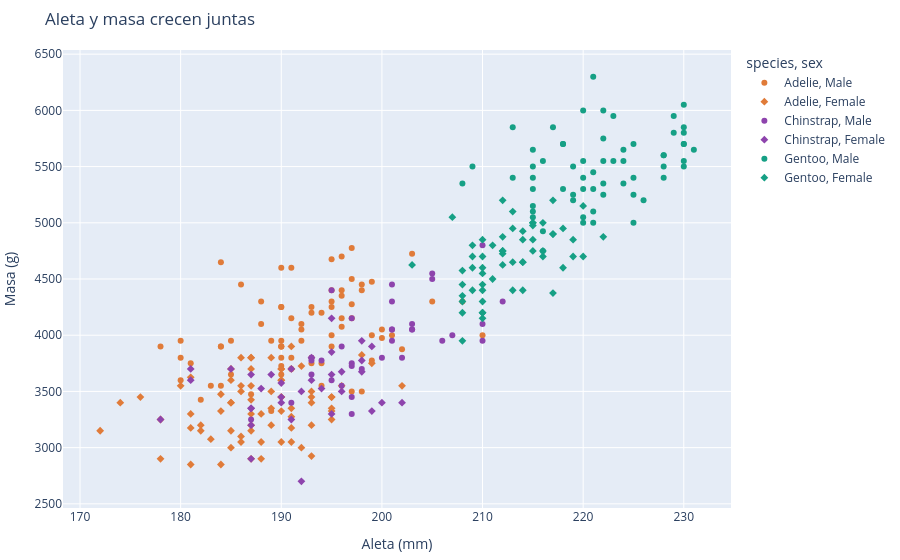

The code cell stored with this chart in its notebook:
### Markdown cell above
## 2. `app_v2` · Gráficos y tabla
Separamos **datos → figuras → layout**: cada función recibe un DataFrame y devuelve una figura. Luego el callback solo tendrá que volver a llamarlas con los datos filtrados.

**Insertar una gráfica en el HTML:** 1) crear la figura con Plotly Express, 2) ponerla en la página con `dcc.Graph(figure=fig)` dentro de un `html.Div`.

### Code cell
def fig_scatter(df):
    fig = px.scatter(df, x="flipper_length_mm", y="body_mass_g", color="species", symbol="sex",
                     color_discrete_map=COLORES_ESPECIE, hover_data=["island", "bill_length_mm"],
                     labels={"flipper_length_mm": "Aleta (mm)", "body_mass_g": "Masa (g)"},
                     title="Aleta y masa crecen juntas")
    return fig.update_layout(margin=dict(t=50, l=10, r=10, b=10))

def fig_hist(df):
    fig = px.histogram(df, x="body_mass_g", color="species", barmode="overlay", opacity=0.7,
                       color_discrete_map=COLORES_ESPECIE, labels={"body_mass_g": "Masa (g)"},
                       title="Distribución de masa por especie")
    return fig.update_layout(margin=dict(t=50, l=10, r=10, b=10))

tabla_cols = ["species", "island", "sex", "bill_length_mm", "bill_depth_mm", "flipper_length_mm", "body_mass_g"]
fig_scatter(penguins)

### Figure 1 — Plotly figure (JSON) as saved in the notebook; plotly's stock layout.template omitted (floating-point values rounded to 4 significant figures; data arrays with more than 128 entries replaced by an {"elided": "..."} marker saying what was removed)
{"data": [{"customdata": {"elided": "73x2 mixed values"}, "hovertemplate": "species=Adelie<br>sex=Male<br>Aleta (mm)=%{x}<br>Masa (g)=%{y}<br>island=%{customdata[0]}<br>bill_length_mm=%{customdata[1]}<extra></extra>", "legendgroup": "Adelie, Male", "marker": {"color": "#E07B39", "symbol": "circle"}, "mode": "markers", "name": "Adelie, Male", "orientation": "v", "showlegend": true, "type": "scatter", "x": [181.0, 190.0, 195.0, 191.0, 198.0, 197.0, 194.0, 180.0, 185.0, 180.0, 183.0, 180.0, 178.0, 184.0, 196.0, 190.0, 184.0, 195.0, 196.0, 190.0, 182.0, 191.0, 188.0, 200.0, 191.0, 193.0, 194.0, 195.0, 192.0, 192.0, 188.0, 198.0, 190.0, 197.0, 195.0, 184.0, 195.0, 196.0, 193.0, 194.0, 190.0, 189.0, 205.0, 186.0, 208.0, 196.0, 192.0, 203.0, 190.0, 184.0, 190.0, 197.0, 191.0, 197.0, 196.0, 199.0, 189.0, 198.0, 202.0, 199.0, 195.0, 210.0, 197.0, 199.0, 190.0, 200.0, 193.0, 187.0, 190.0, 185.0, 190.0, 193.0, 201.0], "xaxis": "x", "y": [3750.0, 3650.0, 4675.0, 3800.0, 4400.0, 4500.0, 4200.0, 3600.0, 3950.0, 3800.0, 3550.0, 3950.0, 3900.0, 3900.0, 4150.0, 3950.0, 4650.0, 3900.0, 4400.0, 4600.0, 3425.0, 4150.0, 4300.0, 4050.0, 3700.0, 3800.0, 3750.0, 4400.0, 4050.0, 3950.0, 4100.0, 4450.0, 3900.0, 4150.0, 4250.0, 3900.0, 4000.0, 4700.0, 4200.0, 3550.0, 3800.0, 3950.0, 4300.0, 4450.0, 4300.0, 4350.0, 4100.0, 4725.0, 4250.0, 3550.0, 3900.0, 4775.0, 4600.0, 4275.0, 4075.0, 3775.0, 3325.0, 3500.0, 3875.0, 4000.0, 4300.0, 4000.0, 3500.0, 4475.0, 3900.0, 3975.0, 4250.0, 3475.0, 3725.0, 3650.0, 4250.0, 3750.0, 4000.0], "yaxis": "y"}, {"customdata": {"elided": "73x2 mixed values"}, "hovertemplate": "species=Adelie<br>sex=Female<br>Aleta (mm)=%{x}<br>Masa (g)=%{y}<br>island=%{customdata[0]}<br>bill_length_mm=%{customdata[1]}<extra></extra>", "legendgroup": "Adelie, Female", "marker": {"color": "#E07B39", "symbol": "diamond"}, "mode": "markers", "name": "Adelie, Female", "orientation": "v", "showlegend": true, "type": "scatter", "x": [186.0, 195.0, 193.0, 181.0, 182.0, 185.0, 195.0, 184.0, 174.0, 189.0, 187.0, 187.0, 172.0, 178.0, 188.0, 195.0, 180.0, 181.0, 182.0, 186.0, 185.0, 190.0, 186.0, 190.0, 187.0, 186.0, 181.0, 185.0, 185.0, 184.0, 195.0, 190.0, 190.0, 196.0, 190.0, 191.0, 187.0, 189.0, 187.0, 191.0, 189.0, 190.0, 202.0, 185.0, 187.0, 190.0, 178.0, 192.0, 183.0, 193.0, 199.0, 181.0, 198.0, 193.0, 191.0, 188.0, 189.0, 187.0, 176.0, 186.0, 191.0, 191.0, 190.0, 193.0, 187.0, 191.0, 185.0, 193.0, 188.0, 192.0, 184.0, 195.0, 187.0], "xaxis": "x", "y": [3800.0, 3250.0, 3450.0, 3625.0, 3200.0, 3700.0, 3450.0, 3325.0, 3400.0, 3800.0, 3800.0, 3200.0, 3150.0, 3250.0, 3300.0, 3325.0, 3550.0, 3300.0, 3150.0, 3100.0, 3000.0, 3450.0, 3500.0, 3450.0, 2900.0, 3550.0, 2850.0, 3150.0, 3600.0, 2850.0, 3350.0, 3050.0, 3600.0, 3550.0, 3700.0, 3700.0, 3550.0, 3200.0, 3800.0, 3350.0, 3500.0, 3600.0, 3550.0, 3400.0, 3300.0, 3700.0, 2900.0, 3725.0, 3075.0, 2925.0, 3750.0, 3175.0, 3825.0, 3200.0, 3900.0, 2900.0, 3350.0, 3150.0, 3450.0, 3050.0, 3275.0, 3050.0, 3325.0, 3500.0, 3425.0, 3175.0, 3400.0, 3400.0, 3050.0, 3000.0, 3475.0, 3450.0, 3700.0], "yaxis": "y"}, {"customdata": [["Dream", 50.0], ["Dream", 51.3], ["Dream", 52.7], ["Dream", 51.3], ["Dream", 51.3], ["Dream", 51.7], ["Dream", 52.0], ["Dream", 50.5], ["Dream", 50.3], ["Dream", 49.2], ["Dream", 48.5], ["Dream", 50.6], ["Dream", 52.0], ["Dream", 49.5], ["Dream", 52.8], ["Dream", 54.2], ["Dream", 51.0], ["Dream", 49.7], ["Dream", 52.0], ["Dream", 53.5], ["Dream", 49.0], ["Dream", 50.9], ["Dream", 50.8], ["Dream", 49.0], ["Dream", 51.5], ["Dream", 51.4], ["Dream", 50.7], ["Dream", 52.2], ["Dream", 49.3], ["Dream", 50.2], ["Dream", 51.9], ["Dream", 55.8], ["Dream", 49.6], ["Dream", 50.8]], "hovertemplate": "species=Chinstrap<br>sex=Male<br>Aleta (mm)=%{x}<br>Masa (g)=%{y}<br>island=%{customdata[0]}<br>bill_length_mm=%{customdata[1]}<extra></extra>", "legendgroup": "Chinstrap, Male", "marker": {"color": "#8E44AD", "symbol": "circle"}, "mode": "markers", "name": "Chinstrap, Male", "orientation": "v", "showlegend": true, "type": "scatter", "x": [196.0, 193.0, 197.0, 197.0, 198.0, 194.0, 201.0, 201.0, 197.0, 195.0, 191.0, 193.0, 197.0, 200.0, 205.0, 201.0, 203.0, 195.0, 210.0, 205.0, 210.0, 196.0, 201.0, 212.0, 187.0, 201.0, 203.0, 197.0, 203.0, 202.0, 206.0, 207.0, 193.0, 210.0], "xaxis": "x", "y": [3900.0, 3650.0, 3725.0, 3750.0, 3700.0, 3775.0, 4050.0, 4050.0, 3300.0, 4400.0, 3400.0, 3800.0, 4150.0, 3800.0, 4550.0, 4300.0, 4100.0, 3600.0, 4800.0, 4500.0, 3950.0, 3550.0, 4450.0, 4300.0, 3250.0, 3950.0, 4050.0, 3450.0, 4050.0, 3800.0, 3950.0, 4000.0, 3775.0, 4100.0], "yaxis": "y"}, {"customdata": [["Dream", 46.5], ["Dream", 45.4], ["Dream", 45.2], ["Dream", 46.1], ["Dream", 46.0], ["Dream", 46.6], ["Dream", 47.0], ["Dream", 45.9], ["Dream", 58.0], ["Dream", 46.4], ["Dream", 42.4], ["Dream", 43.2], ["Dream", 46.7], ["Dream", 50.5], ["Dream", 46.4], ["Dream", 40.9], ["Dream", 42.5], ["Dream", 47.5], ["Dream", 47.6], ["Dream", 46.9], ["Dream", 46.2], ["Dream", 45.5], ["Dream", 50.9], ["Dream", 50.1], ["Dream", 49.8], ["Dream", 48.1], ["Dream", 45.7], ["Dream", 42.5], ["Dream", 45.2], ["Dream", 45.6], ["Dream", 46.8], ["Dream", 45.7], ["Dream", 43.5], ["Dream", 50.2]], "hovertemplate": "species=Chinstrap<br>sex=Female<br>Aleta (mm)=%{x}<br>Masa (g)=%{y}<br>island=%{customdata[0]}<br>bill_length_mm=%{customdata[1]}<extra></extra>", "legendgroup": "Chinstrap, Female", "marker": {"color": "#8E44AD", "symbol": "diamond"}, "mode": "markers", "name": "Chinstrap, Female", "orientation": "v", "showlegend": true, "type": "scatter", "x": [192.0, 188.0, 198.0, 178.0, 195.0, 193.0, 185.0, 190.0, 181.0, 190.0, 181.0, 187.0, 195.0, 200.0, 191.0, 187.0, 187.0, 199.0, 195.0, 192.0, 187.0, 196.0, 196.0, 190.0, 198.0, 199.0, 193.0, 187.0, 191.0, 194.0, 189.0, 195.0, 202.0, 198.0], "xaxis": "x", "y": [3500.0, 3525.0, 3950.0, 3250.0, 4150.0, 3800.0, 3700.0, 3575.0, 3700.0, 3450.0, 3600.0, 2900.0, 3300.0, 3400.0, 3700.0, 3200.0, 3350.0, 3900.0, 3850.0, 2700.0, 3650.0, 3500.0, 3675.0, 3400.0, 3675.0, 3325.0, 3600.0, 3350.0, 3250.0, 3525.0, 3650.0, 3650.0, 3400.0, 3775.0], "yaxis": "y"}, {"customdata": [["Biscoe", 50.0], ["Biscoe", 50.0], ["Biscoe", 47.6], ["Biscoe", 46.7], ["Biscoe", 46.8], ["Biscoe", 49.0], ["Biscoe", 48.4], ["Biscoe", 49.3], ["Biscoe", 49.2], ["Biscoe", 48.7], ["Biscoe", 50.2], ["Biscoe", 46.3], ["Biscoe", 46.1], ["Biscoe", 47.8], ["Biscoe", 50.0], ["Biscoe", 47.3], ["Biscoe", 59.6], ["Biscoe", 48.4], ["Biscoe", 44.4], ["Biscoe", 48.7], ["Biscoe", 49.6], ["Biscoe", 49.6], ["Biscoe", 50.5], ["Biscoe", 50.5], ["Biscoe", 45.2], ["Biscoe", 48.5], ["Biscoe", 50.1], ["Biscoe", 45.0], ["Biscoe", 45.5], ["Biscoe", 50.4], ["Biscoe", 46.2], ["Biscoe", 54.3], ["Biscoe", 49.8], ["Biscoe", 49.5], ["Biscoe", 50.7], ["Biscoe", 46.4], ["Biscoe", 48.2], ["Biscoe", 48.6], ["Biscoe", 51.1], ["Biscoe", 45.2], ["Biscoe", 52.5], ["Biscoe", 50.0], ["Biscoe", 50.8], ["Biscoe", 51.3], ["Biscoe", 52.1], ["Biscoe", 52.2], ["Biscoe", 49.5], ["Biscoe", 50.8], ["Biscoe", 49.4], ["Biscoe", 51.1], ["Biscoe", 55.9], ["Biscoe", 49.1], ["Biscoe", 46.8], ["Biscoe", 53.4], ["Biscoe", 48.1], ["Biscoe", 49.8], ["Biscoe", 51.5], ["Biscoe", 55.1], ["Biscoe", 48.8], ["Biscoe", 50.4], ["Biscoe", 49.9]], "hovertemplate": "species=Gentoo<br>sex=Male<br>Aleta (mm)=%{x}<br>Masa (g)=%{y}<br>island=%{customdata[0]}<br>bill_length_mm=%{customdata[1]}<extra></extra>", "legendgroup": "Gentoo, Male", "marker": {"color": "#16A085", "symbol": "circle"}, "mode": "markers", "name": "Gentoo, Male", "orientation": "v", "showlegend": true, "type": "scatter", "x": [230.0, 218.0, 215.0, 219.0, 215.0, 216.0, 213.0, 217.0, 221.0, 222.0, 218.0, 215.0, 215.0, 215.0, 220.0, 222.0, 230.0, 220.0, 219.0, 208.0, 225.0, 216.0, 222.0, 225.0, 215.0, 220.0, 225.0, 220.0, 220.0, 224.0, 221.0, 231.0, 230.0, 229.0, 223.0, 221.0, 221.0, 230.0, 220.0, 223.0, 221.0, 224.0, 228.0, 218.0, 230.0, 228.0, 224.0, 226.0, 216.0, 225.0, 228.0, 228.0, 215.0, 219.0, 209.0, 229.0, 230.0, 230.0, 222.0, 222.0, 213.0], "xaxis": "x", "y": [5700.0, 5700.0, 5400.0, 5200.0, 5150.0, 5550.0, 5850.0, 5850.0, 6300.0, 5350.0, 5700.0, 5050.0, 5100.0, 5650.0, 5550.0, 5250.0, 6050.0, 5400.0, 5250.0, 5350.0, 5700.0, 4750.0, 5550.0, 5400.0, 5300.0, 5300.0, 5000.0, 5050.0, 5000.0, 5550.0, 5300.0, 5650.0, 5700.0, 5800.0, 5550.0, 5000.0, 5100.0, 5800.0, 6000.0, 5950.0, 5450.0, 5350.0, 5600.0, 5300.0, 5550.0, 5400.0, 5650.0, 5200.0, 4925.0, 5250.0, 5600.0, 5500.0, 5500.0, 5500.0, 5500.0, 5950.0, 5500.0, 5850.0, 6000.0, 5750.0, 5400.0], "yaxis": "y"}, {"customdata": [["Biscoe", 46.1], ["Biscoe", 48.7], ["Biscoe", 46.5], ["Biscoe", 45.4], ["Biscoe", 43.3], ["Biscoe", 40.9], ["Biscoe", 45.5], ["Biscoe", 45.8], ["Biscoe", 42.0], ["Biscoe", 46.2], ["Biscoe", 45.1], ["Biscoe", 46.5], ["Biscoe", 42.9], ["Biscoe", 48.2], ["Biscoe", 42.8], ["Biscoe", 45.1], ["Biscoe", 49.1], ["Biscoe", 42.6], ["Biscoe", 44.0], ["Biscoe", 42.7], ["Biscoe", 45.3], ["Biscoe", 43.6], ["Biscoe", 45.5], ["Biscoe", 44.9], ["Biscoe", 46.6], ["Biscoe", 45.1], ["Biscoe", 46.5], ["Biscoe", 43.8], ["Biscoe", 43.2], ["Biscoe", 45.3], ["Biscoe", 45.7], ["Biscoe", 45.8], ["Biscoe", 43.5], ["Biscoe", 47.7], ["Biscoe", 46.5], ["Biscoe", 46.4], ["Biscoe", 47.5], ["Biscoe", 45.2], ["Biscoe", 49.1], ["Biscoe", 47.4], ["Biscoe", 44.9], ["Biscoe", 43.4], ["Biscoe", 47.5], ["Biscoe", 47.5], ["Biscoe", 45.5], ["Biscoe", 44.5], ["Biscoe", 46.9], ["Biscoe", 48.4], ["Biscoe", 48.5], ["Biscoe", 47.2], ["Biscoe", 41.7], ["Biscoe", 43.3], ["Biscoe", 50.5], ["Biscoe", 43.5], ["Biscoe", 46.2], ["Biscoe", 47.2], ["Biscoe", 46.8], ["Biscoe", 45.2]], "hovertemplate": "species=Gentoo<br>sex=Female<br>Aleta (mm)=%{x}<br>Masa (g)=%{y}<br>island=%{customdata[0]}<br>bill_length_mm=%{customdata[1]}<extra></extra>", "legendgroup": "Gentoo, Female", "marker": {"color": "#16A085", "symbol": "diamond"}, "mode": "markers", "name": "Gentoo, Female", "orientation": "v", "showlegend": true, "type": "scatter", "x": [211.0, 210.0, 210.0, 211.0, 209.0, 214.0, 214.0, 210.0, 210.0, 209.0, 215.0, 213.0, 215.0, 210.0, 209.0, 207.0, 220.0, 213.0, 208.0, 208.0, 210.0, 217.0, 210.0, 213.0, 210.0, 210.0, 217.0, 208.0, 208.0, 208.0, 214.0, 219.0, 220.0, 216.0, 217.0, 216.0, 209.0, 215.0, 212.0, 212.0, 212.0, 218.0, 212.0, 218.0, 212.0, 214.0, 222.0, 203.0, 219.0, 215.0, 210.0, 208.0, 216.0, 213.0, 217.0, 214.0, 215.0, 212.0], "xaxis": "x", "y": [4500.0, 4450.0, 4550.0, 4800.0, 4400.0, 4650.0, 4650.0, 4200.0, 4150.0, 4800.0, 5000.0, 4400.0, 5000.0, 4600.0, 4700.0, 5050.0, 5150.0, 4950.0, 4350.0, 3950.0, 4300.0, 4900.0, 4200.0, 5100.0, 4850.0, 4400.0, 4900.0, 4300.0, 4450.0, 4200.0, 4400.0, 4700.0, 4700.0, 4750.0, 5200.0, 4700.0, 4600.0, 4750.0, 4625.0, 4725.0, 4750.0, 4600.0, 4875.0, 4950.0, 4750.0, 4850.0, 4875.0, 4625.0, 4850.0, 4975.0, 4700.0, 4575.0, 5000.0, 4650.0, 4375.0, 4925.0, 4850.0, 5200.0], "yaxis": "y"}], "layout": {"legend": {"title": {"text": "species, sex"}, "tracegroupgap": 0}, "margin": {"b": 10, "l": 10, "r": 10, "t": 50}, "title": {"text": "Aleta y masa crecen juntas"}, "xaxis": {"anchor": "y", "domain": [0.0, 1.0], "title": {"text": "Aleta (mm)"}}, "yaxis": {"anchor": "x", "domain": [0.0, 1.0], "title": {"text": "Masa (g)"}}}}
